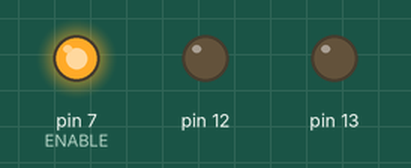
Simulated run of this program. Board: Raspberry Pi (header pin numbers). Parts: output pins drawn as LEDs (lit = HIGH).

Above: at 1.5 s.
At 2.5 s:
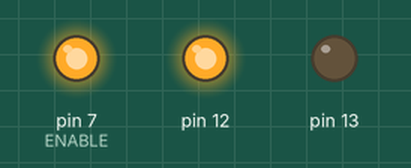
At 3.5 s:
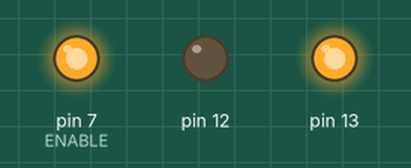
At 4.5 s:
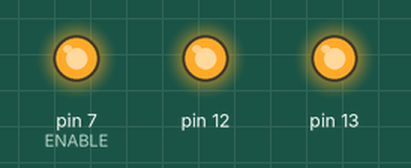
Timing chart, 0 to 5.6 s (numbered marks = the images above):
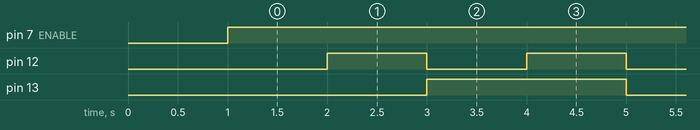

Measured:
- by itself, pin 7 (ENABLE): LOW → HIGH at 1.0 s
- by itself, pin 12: alternates HIGH for 1.0 s and LOW for 1.0 s
- by itself, pin 13: alternates HIGH for 2.0 s and LOW for 2.0 s

The program:

3to8.py
```python
import time
import RPi.GPIO as GPIO

#Set up ENABLE to Pin 7
ENABLE = 7

GPIO.setwarnings(False)
GPIO.cleanup()
GPIO.setmode(GPIO.BOARD)

GPIO.setup(ENABLE,GPIO.OUT)
GPIO.setup(12,GPIO.OUT)
GPIO.setup(13,GPIO.OUT)

#All Off (ENABLE LOW)
GPIO.output(ENABLE,GPIO.LOW)
GPIO.output(12,GPIO.LOW)
GPIO.output(13,GPIO.LOW)
time.sleep(1)

while True:

    #switch LED 1 on 0 0
    GPIO.output(ENABLE,GPIO.HIGH)
    GPIO.output(12,GPIO.LOW)
    GPIO.output(13,GPIO.LOW)
    time.sleep(1)

    #switch LED 2 on 0 1
    GPIO.output(ENABLE,GPIO.HIGH)
    GPIO.output(12,GPIO.HIGH)
    GPIO.output(13,GPIO.LOW)
    time.sleep(1)

    #switch LED 2 on 1 0
    GPIO.output(ENABLE,GPIO.HIGH)
    GPIO.output(12,GPIO.LOW)
    GPIO.output(13,GPIO.HIGH)
    time.sleep(1)

    #switch LED 2 on 1 1
    GPIO.output(ENABLE,GPIO.HIGH)
    GPIO.output(12,GPIO.HIGH)
    GPIO.output(13,GPIO.HIGH)
    time.sleep(1)
```
